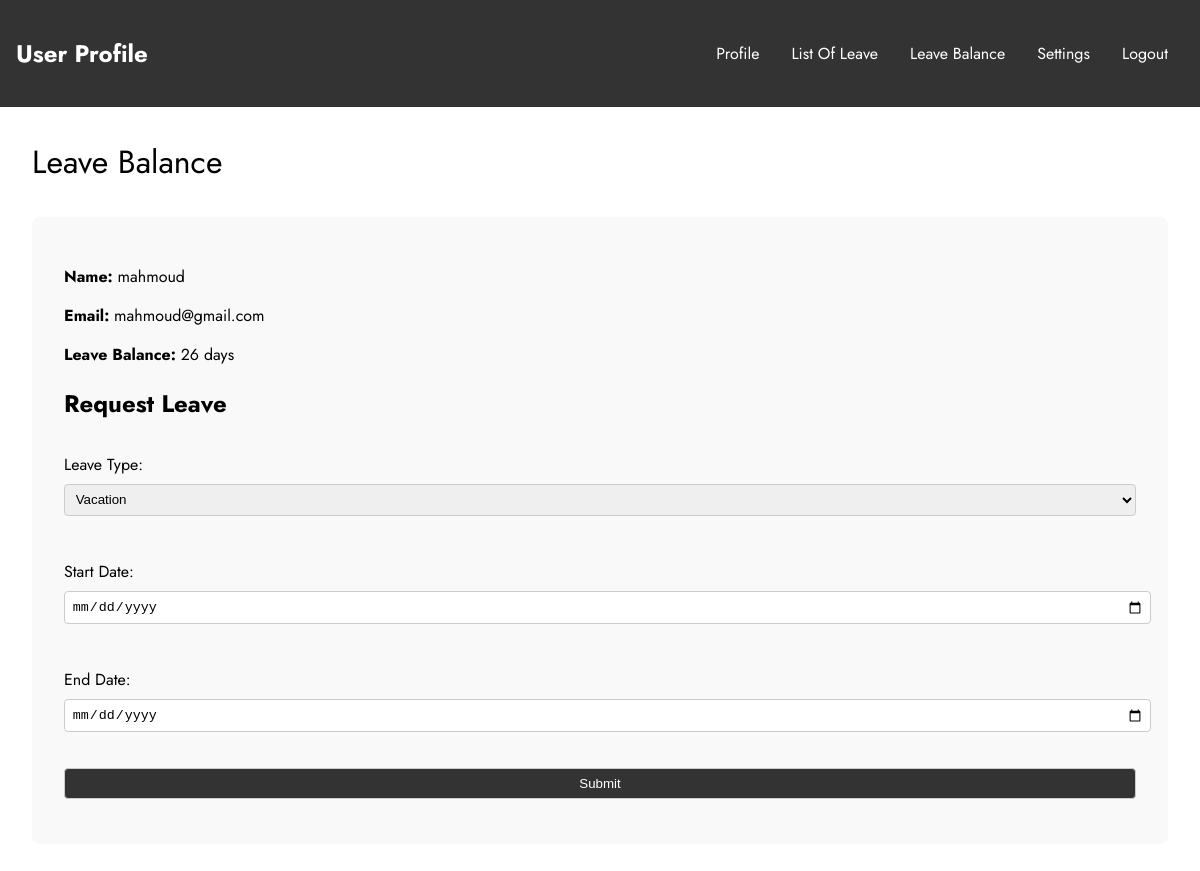
The app's page /leave_balance.php (signed in) with its own data.
### tables this page shows
CREATE TABLE `users` (
  `id` int(11) NOT NULL,
  `username` varchar(255) NOT NULL,
  `email` varchar(255) NOT NULL,
  `password` varchar(255) NOT NULL,
  `role` varchar(255) NOT NULL DEFAULT 'user',
  `soldeconge` int(11) NOT NULL DEFAULT 26
);

### leave_balance.php (the view, shortened to what this page needs)
<?php
$servername = "localhost";
$username = "root";
$password = "";
$dbname = "congedb";
$conn = new mysqli($servername, $username, $password, $dbname);
$user_id = $_SESSION['user_id'];
$sql = "SELECT username, email, soldeconge FROM users WHERE id = ?";
$stmt = $conn->prepare($sql);
$stmt->bind_param("i", $user_id);
$stmt->execute();
$stmt->bind_result($username, $email, $soldeconge);
?>
<!DOCTYPE html>
<html lang="en">
<head>
  <link rel="stylesheet" href="profile.css">
</head>
<body>
  <nav>
    <div class="logo">
      <h1>User Profile</h1>
    </div>
    <ul class="nav-links">
      <li><a href="user.php">Profile</a></li>
      <li><a href="leave_list.php">List Of Leave</a></li>
      <li><a href="leave_balance.php">Leave Balance</a></li>
      <li><a href="#">Settings</a></li>
      <li><a href="logout.php">Logout</a></li>
    </ul>
  </nav>
  <div class="profile-container">
    <div class="profile-header">Leave Balance</div>
    <div class="profile-description">
      <p><strong>Name:</strong> <?php echo htmlspecialchars($username); ?></p>
      <p><strong>Email:</strong> <?php echo htmlspecialchars($email); ?></p>
      <p><strong>Leave Balance:</strong> <?php echo htmlspecialchars($soldeconge); ?> days</p>
      <h2>Request Leave</h2>
      <form>
        <label for="leave_type">Leave Type:</label>
        <select name="leave_type" id="leave_type" required>
          <option value="Vacation">Vacation</option>
        </select>
        <br>
        <label for="start_date">Start Date:</label>
        <input type="date" name="start_date" id="start_date" required>
        <br>
        <label for="end_date">End Date:</label>
        <input type="date" name="end_date" id="end_date" required>
        <br>
        <button type="submit">Submit</button>
      </form>
    </div>
  </div>
</body>
</html>

### profile.css (style rules this page uses)
body { font-family: 'Jost', sans-serif; margin: 0; padding: 0; display: flex; flex-direction: column; height: 100vh; }
nav { background-color: #333; padding: 1em; color: white; display: flex; justify-content: space-between; align-items: center; }
nav .nav-links { display: flex; list-style: none; }
nav .nav-links li { margin: 0 1em; }
nav .nav-links li a { color: white; text-decoration: none; }
.profile-container { flex: 1; padding: 2em; }
.profile-header { font-size: 2em; margin-bottom: 1em; }
.profile-description { background-color: #f9f9f9; padding: 2em; border-radius: 8px; }
form { margin-top: 2em; }
form label { display: block; margin: 0.5em 0; }
form input, form select, form button { display: block; width: 100%; padding: 0.5em; margin-bottom: 1em; border: 1px solid #ccc; border-radius: 4px; }
form button { background-color: #333; color: white; cursor: pointer; }

### records on screen
users: username "mahmoud", email "mahmoud@gmail.com", soldeconge "26"
